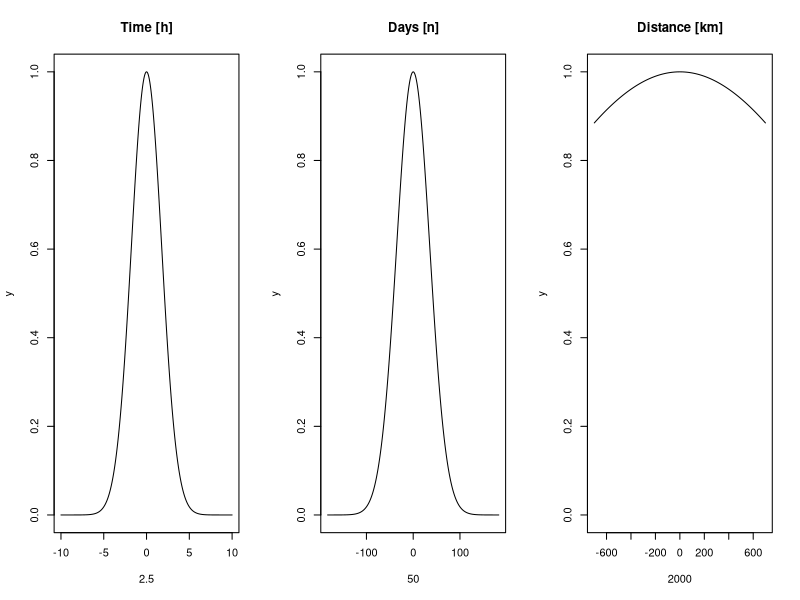

This figure's R source:

smoothingFactor <- c(2.5,50,2000)

xTime = seq(-10,10,by=0.01)
xDays = seq(-183,183,by=1)
xDist = seq(-700,700,by=1)

iterList <- list(xTime, xDays, xDist)
titles <- c('Time [h]', 'Days [n]', 'Distance [km]')

kernel <- function(u) {
  return (exp(-(abs(u)**2)))
}

par(mfrow=c(1,3))

iter <- 1
for(factor in smoothingFactor) {
  y <- c()
  x <- iterList[iter][[1]]
  for (i in x) {
    val <- kernel(i / factor)
    y <- c(y, val)
  }
  plot(x, y, type='l', xlab=factor, ylim = c(0,1), main = titles[iter])
  iter <- iter + 1
}